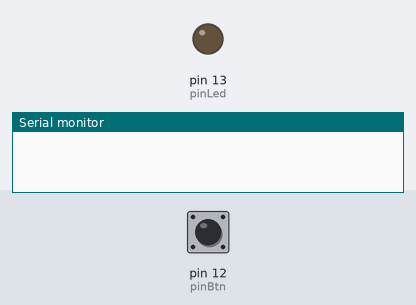
Recording of a sketch running on a simulated Arduino Uno, built with avr-gcc and run on an emulated ATmega328P. Shown: output pins drawn as LEDs (lit = HIGH), the last lines printed to the serial monitor. The inputs (shaded band) are chosen by the test bench; at power-on: pin 12 (pinBtn) HIGH.

Above: at 1.2 s.
1.3 s: pin 12 (pinBtn) pulled LOW for 0.15 s
3.1 s: pin 12 (pinBtn) pulled LOW for 3.2 s
At 3.9 s:
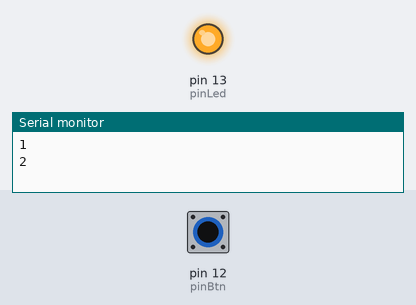
Timing chart, 0 to 7.8 s (numbered marks = the images above; inputs shaded):
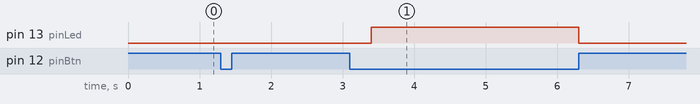

Measured:
- after the input at 3.1 s, pin 13 (pinLed): LOW → HIGH after 0.30 s, → LOW 2.9 s later

The sketch:

HeisserDrahtHome.ino
```cpp
const int pinLed = 13;
const int pinBtn = 12;

size_t counter = 0;
bool isTouching = false;

void setup()
{
  pinMode(pinLed, OUTPUT);
  pinMode(pinBtn, INPUT);
  Serial.begin(9600);
}

void loop()
{
  if (digitalRead(pinBtn) == LOW)
  {
    if (!isTouching)
    {
      ++counter;
      Serial.println(counter);
      delay(300);
    }
      isTouching = true;
    digitalWrite(pinLed, HIGH);
  }
  else
  {
    isTouching = false;
    digitalWrite(pinLed, LOW);
  }
}
```
